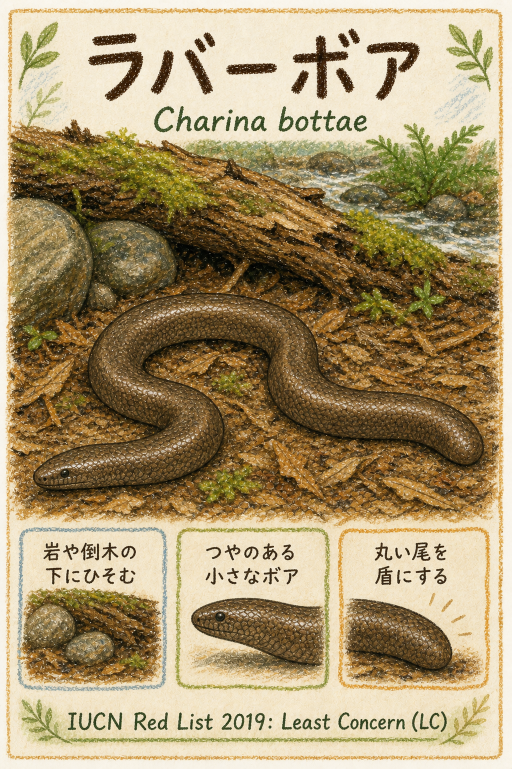
#> input picture infographic-packages/2026-06-11-rubber-boa/images/rubber_boa_japanese_imagegen_corrected_v4_2026-06-11.png, 1023 x 1537 px (shown at 1/2 size)
$ python create_side_by_side.py
#> lines starting #> are read from the running program, lines starting #| are printed output that depends on the picture
from pathlib import Path

from PIL import Image


ROOT = Path(__file__).parent
IMAGES = ROOT / "images"
JA = IMAGES / "rubber_boa_japanese_imagegen_corrected_v4_2026-06-11.png"
EN = IMAGES / "rubber_boa_english_imagegen_candidate_v3_2026-06-11.png"
OUTPUT = IMAGES / "rubber_boa_bilingual_side_by_side_review_2026-06-11.png"


ja = Image.open(JA).convert("RGB")
#> ja is the input picture: PIL image 1023x1537 RGB; mean R, G, B 167.4, 148.5, 110.5
en = Image.open(EN).convert("RGB")
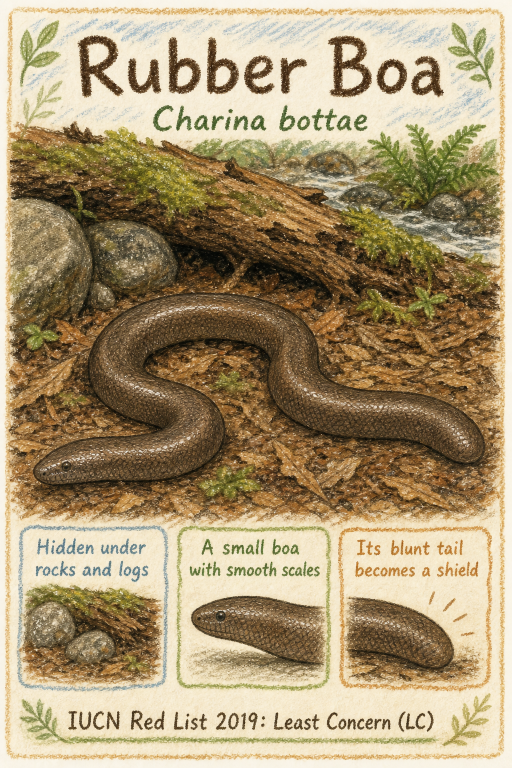
#> input picture infographic-packages/2026-06-11-rubber-boa/images/rubber_boa_english_imagegen_candidate_v3_2026-06-11.png, 1024 x 1536 px (shown at 1/2 size)
#> en is the input picture: PIL image 1024x1536 RGB; mean R, G, B 168.9, 150.3, 115.8
scale = 0.58
size = (round(ja.width * scale), round(ja.height * scale))
#> size = (593, 891)
ja = ja.resize(size, Image.Resampling.LANCZOS)
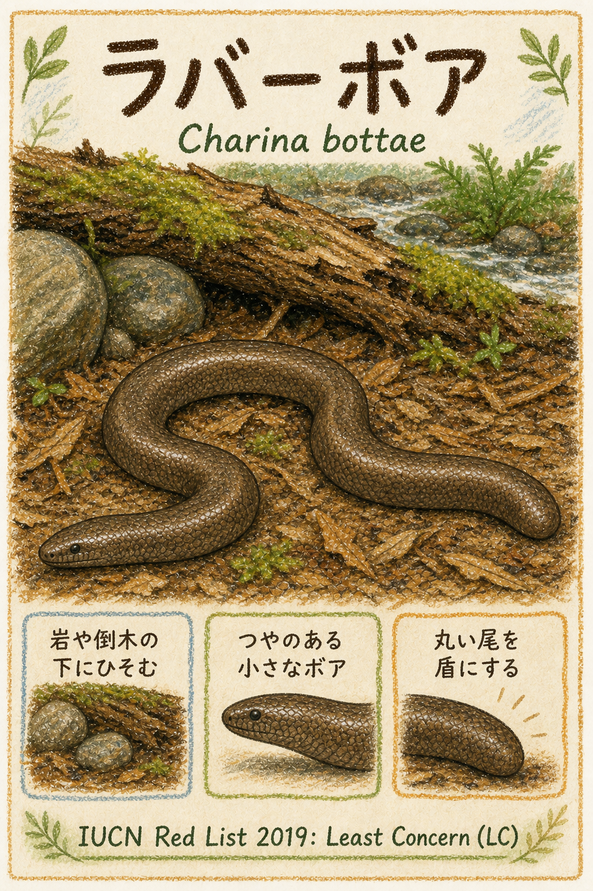
#> ja: PIL image 593x891 RGB; mean R, G, B 167.3, 148.5, 110.5
en = en.resize(size, Image.Resampling.LANCZOS)
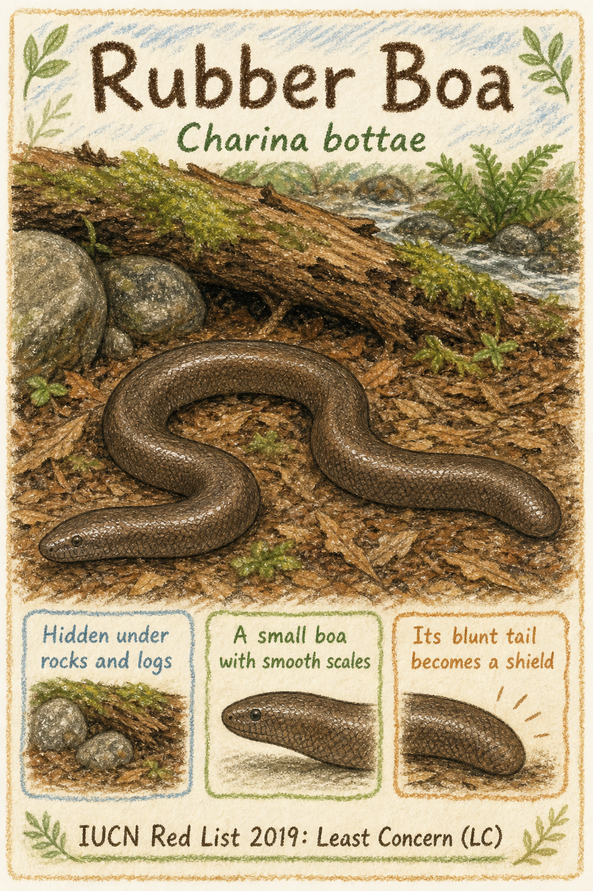
#> en: PIL image 593x891 RGB; mean R, G, B 168.9, 150.3, 115.8

gap = 16
canvas = Image.new("RGB", (size[0] * 2 + gap, size[1]), "#ffffff")
#> canvas: PIL image 1202x891 RGB; every value is 255
canvas.paste(ja, (0, 0))
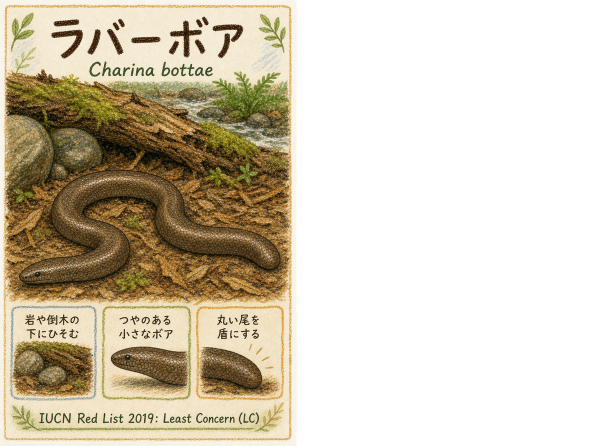
#> canvas: PIL image 1202x891 RGB (shown at 1/2 size); mean R, G, B 211.8, 202.4, 183.7
canvas.paste(en, (size[0] + gap, 0))
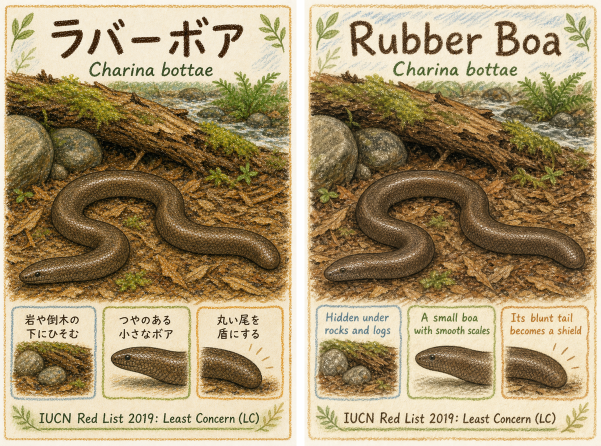
#> canvas: PIL image 1202x891 RGB (shown at 1/2 size); mean R, G, B 169.3, 150.8, 115
canvas.save(OUTPUT, format="PNG", optimize=True)
